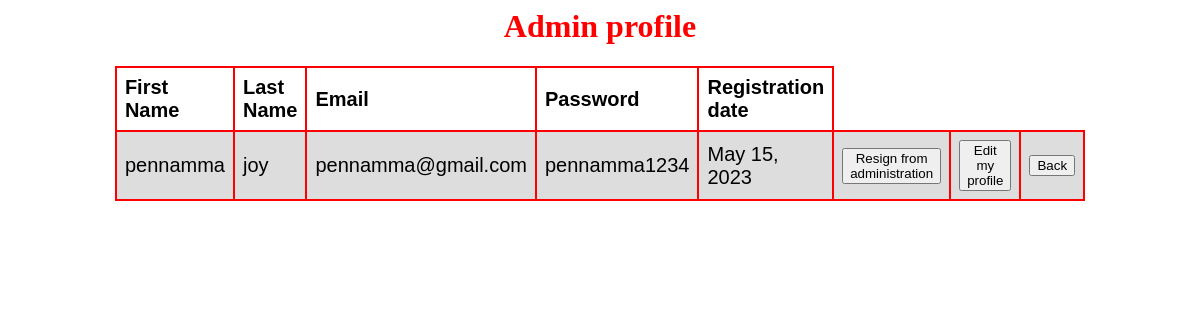
Page /adm_prof on the committed database.
### learn/models.py (models this page shows)
class Registration(models.Model):
    First_name = models.CharField(max_length=200, null=True)
    Last_name = models.CharField(max_length=200, null=True)
    Email = models.EmailField(max_length=200, null=True)
    Password = models.CharField(max_length=200, null=True)
    Registration_date = models.DateField(auto_now_add=True, null=True)
    Num_of_courses_enrolled = models.IntegerField(default=0, null=True)
    Num_of_courses_completed = models.IntegerField(default=0, null=True)
    Qualification = models.TextField(null=True)
    Introduction_brief = models.TextField(null=True)
    Image = models.ImageField(upload_to='media', null=True)
    Num_of_enrolled_students = models.IntegerField(null=True)
    Average_review_rating = models.IntegerField(null=True)
    Num_of_reviews = models.IntegerField(null=True)
    About_website = models.TextField(null=True)
    User_role = models.CharField(max_length=200, null=True)
    user = models.OneToOneField(User,on_delete = models.CASCADE, null = True)

### learn/views.py (the view)
# urls.py: path('adm_prof',learn.views.adm_prof,name='adm_prof'),
def adm_prof(request):
    gtt = Registration.objects.filter(User_role = 'admin')
    return render(request, 'adm_prof.html',{'gtt':gtt})

### Templates/adm_prof.html (shortened to what this page needs)
{% load static %}
<html lang="en">
<head>
    <link rel="stylesheet" type="text/css" href="{% static 'table1.css' %}">
    <link rel="stylesheet" type="text/css" href="{% static 'trt.css' %}">
</head>
<body class="pic" background="{% static 'trt.jpg' %}">
<div align="center">
<h1 style="color:red;font:;">Admin profile</h1>
<table>
    <tr>
        <th style="font-size:15pt">First Name</th>
        <th style="font-size:15pt">Last Name</th>
        <th style="font-size:15pt">Email</th>
        <th style="font-size:15pt">Password</th>
        <th style="font-size:15pt">Registration date</th>
    </tr>
    {% for i in gtt %}
    <tr>
                <td style="font-size:15pt">{{i.First_name}}</td>
                <td style="font-size:15pt">{{i.Last_name}}</td>
                <td style="font-size:15pt">{{i.Email}}</td>
                <td style="font-size:15pt">{{i.Password}}</td>
                <td style="font-size:15pt">{{i.Registration_date}}</td>
                <td>
                    <button onclick="window.location.href = '{% url 'del_admin' i.id %}';">Resign from administration</button>
                </td>
                  <td>
                    <button onclick="window.location.href = '{% url 'edit_admin' %}';">Edit my profile</button>
                </td>
                <td>
                    <button onclick="window.location.href = '{% url 'admin_home' %}';">Back</button>
                </td>
    </tr>
    {% endfor %}
</div>

### static/table1.css (style rules this page uses)
table { font-family:"Comic Sans MS", cursive, sans-serif; border-collapse: collapse; width: 50%; }
td, th { border: 2.5px solid red; text-align: left; padding: 8px; font-size:10px; }
tr:nth-child(even) { background-color: #dddddd; }

### static/trt.css (style rules this page uses)
* { box-sizing: border-box }
.pic { background-repeat: no-repeat; background-attachment: fixed; background-size: cover; background-size: 100%; }

### rows in the picture
Registration: First_name "pennamma", Last_name "joy", Email "pennamma@gmail.com", Password "pennamma1234", Registration_date "May 15, 2023"
